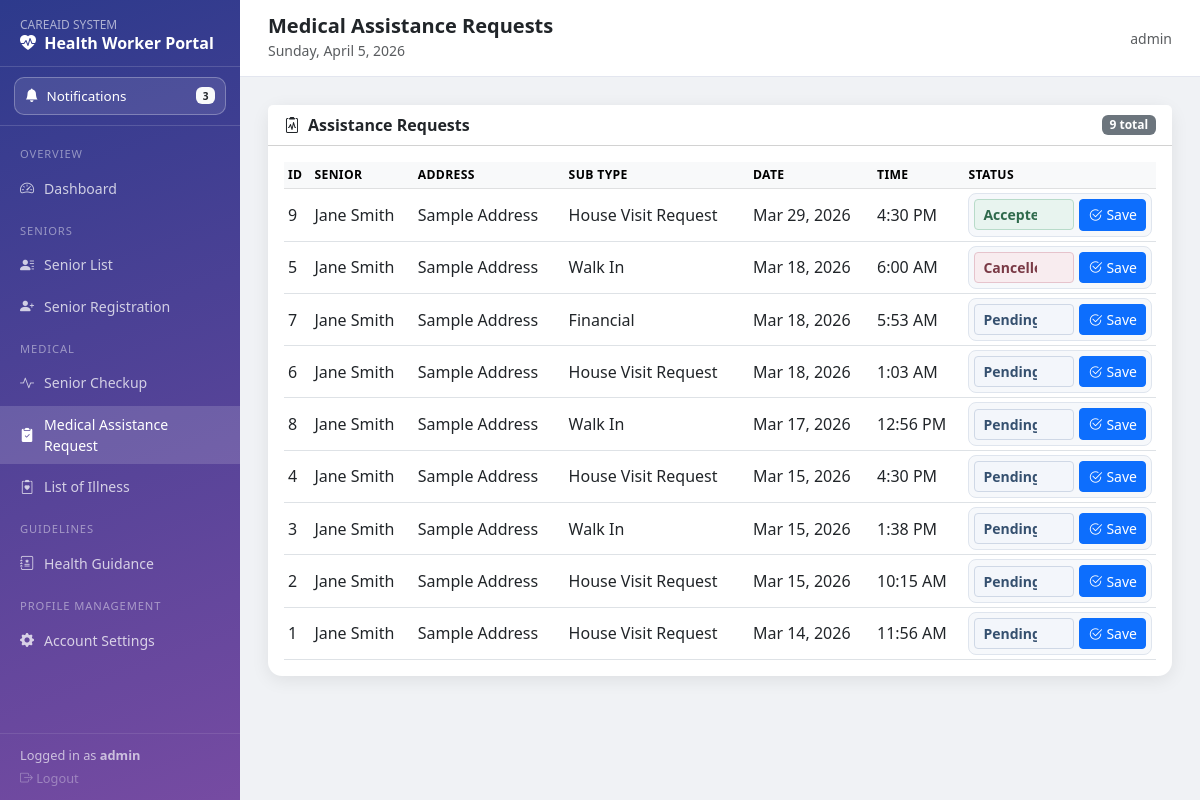
/medical_module/medical_assistance_request.php (signed in), run on the app's committed database.
### tables this page shows
CREATE TABLE `assistance_requests` (
  `request_id` int(11) NOT NULL,
  `senior_id` int(11) NOT NULL,
  `request_type` enum('medical','financial','barangay') NOT NULL,
  `sub_type` varchar(100) DEFAULT NULL,
  `status` enum('pending','accepted','in_progress','completed','cancelled') DEFAULT 'pending',
  `request_date` date NOT NULL,
  `request_time` time NOT NULL
);

CREATE TABLE `senior_profiles` (
  `senior_id` int(11) NOT NULL,
  `account_id` int(11) NOT NULL,
  `first_name` varchar(50) NOT NULL,
  `last_name` varchar(50) NOT NULL,
  `middle_name` varchar(50) DEFAULT NULL,
  `birth_date` date DEFAULT NULL,
  `gender` enum('Male','Female') DEFAULT NULL,
  `address` text DEFAULT NULL,
  `contact_number` varchar(20) DEFAULT NULL,
  `emergency_contact` varchar(100) DEFAULT NULL,
  `profile_path` varchar(255) DEFAULT NULL,
  `created_at` timestamp NOT NULL DEFAULT current_timestamp(),
  `priority_level` tinyint(4) NOT NULL DEFAULT 3 CHECK (`priority_level` between 1 and 5),
  `is_alive` enum('yes','no') NOT NULL DEFAULT 'yes'
);

### medical_module/medical_assistance_request.php (the view, shortened to what this page needs)
<?php
include '../db_config/connection_db.php';
$requests = [];
$request_error = '';
$request_sql = "SELECT ar.request_id, ar.senior_id, ar.request_type, ar.sub_type, ar.status, ar.request_date, ar.request_time,
                       sp.account_id, sp.first_name, sp.last_name, sp.address
                FROM assistance_requests ar
                LEFT JOIN senior_profiles sp_map ON sp_map.senior_id = ar.senior_id
                LEFT JOIN senior_profiles sp ON sp.account_id = sp_map.account_id
                ORDER BY ar.request_date DESC, ar.request_time DESC, ar.request_id DESC";
$request_res = $conn->query($request_sql);
if ($request_res) {
    while ($row = $request_res->fetch_assoc()) {
        $requests[] = $row;
    }
} else {
    $request_error = 'Unable to load assistance requests table.';
}
function status_dropdown(int $request_id, string $current_status): string {
    $normalized = strtolower(trim($current_status));
    $accepted_selected = $normalized === 'accepted' ? ' selected' : '';
    $pending_selected = $normalized === 'pending' ? ' selected' : '';
    $cancelled_selected = $normalized === 'cancelled' ? ' selected' : '';
    $status_class = 'status-select status-pending';
    if ($normalized === 'accepted') {
        $status_class = 'status-select status-accepted';
    } elseif ($normalized === 'cancelled') {
        $status_class = 'status-select status-cancelled';
    }
    return '<form method="post" class="status-form">'
        . '<input type="hidden" name="action" value="update_status">'
        . '<input type="hidden" name="request_id" value="' . $request_id . '">'
        . '<div class="status-stack">'
        . '<select name="status" class="form-select form-select-sm ' . $status_class . '">'
        . '<option value="pending"' . $pending_selected . '>Pending</option>'
        . '<option value="accepted"' . $accepted_selected . '>Accepted</option>'
        . '<option value="cancelled"' . $cancelled_selected . '>Cancelled</option>'
        . '</select>'
        . '</div>'
        . '<div class="button-stack">'
        . '<button type="submit" class="btn btn-sm btn-primary status-btn"><i class="bi bi-check2-circle me-1"></i>Save</button>'
        . '</div>'
        . '</form>';
}
?>
<!DOCTYPE html>
<html lang="en">
<head>
<link href="https://cdn.jsdelivr.net/npm/bootstrap@5.3.0/dist/css/bootstrap.min.css" rel="stylesheet">
<link rel="stylesheet" href="https://cdn.jsdelivr.net/npm/bootstrap-icons@1.10.0/font/bootstrap-icons.css">
</head>
<body>
<?php include 'medical_navigation.php'; ?>
<div class="mednav-main main-wrap">
    <div class="topbar">
        <div>
            <h5 class="mb-0 fw-bold">Medical Assistance Requests</h5>
            <small class="text-muted"><?php echo date('l, F j, Y'); ?></small>
        </div>
        <small class="text-muted"><?php echo htmlspecialchars($_SESSION['username'] ?? ''); ?></small>
    </div>
    <div class="content-area">
        <div class="card card-box mb-4">
            <div class="card-header bg-white fw-semibold d-flex justify-content-between align-items-center">
                <span><i class="bi bi-clipboard2-pulse me-2"></i>Assistance Requests</span>
                <span class="badge bg-secondary"><?php echo count($requests); ?> total</span>
            </div>
            <div class="card-body">
                <?php if ($request_error !== ''): ?>
                    <div class="alert alert-danger mb-0"><?php echo htmlspecialchars($request_error); ?></div>
                <?php elseif (count($requests) === 0): ?>
                    <div class="text-muted">No assistance requests found.</div>
                <?php else: ?>
                    <div class="table-responsive">
                        <table class="table table-sm table-hover align-middle mb-0">
                            <thead class="table-light">
                                <tr>
                                    <th>ID</th>
                                    <th>Senior</th>
                                    <th>Address</th>
                                    <th>Sub Type</th>
                                    <th>Date</th>
                                    <th>Time</th>
                                    <th class="status-col">Status</th>
                                </tr>
                            </thead>
                            <tbody>
                                <?php foreach ($requests as $r): ?>
                                    <tr>
                                        <td><?php echo (int)$r['request_id']; ?></td>
                                        <td>
                                            <?php
                                            $name = trim((string)($r['first_name'] ?? '') . ' ' . (string)($r['last_name'] ?? ''));
                                            echo htmlspecialchars($name !== '' ? $name : ('Account #' . (int)($r['account_id'] ?? 0)));
                                            ?>
                                        </td>
                                        <td><?php echo htmlspecialchars((string)($r['address'] ?? '-')); ?></td>
                                        <td><?php echo htmlspecialchars((string)($r['sub_type'] ?? '-')); ?></td>
                                        <td><?php echo htmlspecialchars(date('M j, Y', strtotime((string)$r['request_date']))); ?></td>
                                        <td><?php echo htmlspecialchars(date('g:i A', strtotime((string)$r['request_time']))); ?></td>
                                        <td class="status-cell"><?php echo status_dropdown((int)$r['request_id'], (string)$r['status']); ?></td>
                                    </tr>
                                <?php endforeach; ?>
                            </tbody>
                        </table>
                    </div>
                <?php endif; ?>
            </div>
        </div>
    </div>
</div>
</body>
</html>

### medical_module/medical_assistance_request.php (style rules this page uses)
.main-wrap { min-height: 100vh; background: #f0f2f5; }
.topbar { background: #fff; padding: 14px 28px; border-bottom: 1px solid #e3e6ef; display: flex; align-items: center; justify-content: space-between; }
.content-area { padding: 28px; }
.card-box { border: 0; border-radius: 14px; box-shadow: 0 4px 18px rgba(0,0,0,.08); }
.table thead th { font-size: .76rem; text-transform: uppercase; letter-spacing: .03em; }
.status-col { width: 180px; }
.status-cell { width: 180px; }
.status-form { display: grid; grid-template-columns: 1fr auto; align-items: center; gap: 5px; min-width: 150px; background: #f6f8fb; border: 1px solid #dfe5ee; border-radius: 8px; padding: 5px; }
.status-stack { display: grid; gap: 4px; }
.button-stack { display: flex; gap: 4px; align-items: center; }
.status-select { min-width: 100px; font-weight: 600; }
.status-pending { background: #f3f6fb; border-color: #cfd8e6; color: #35506f; }
.status-accepted { background: #e8f4ef; border-color: #b8dbc9; color: #2f6a4c; }
.status-cancelled { background: #f8ecef; border-color: #e6c3cc; color: #7a3a46; }
.status-btn { white-space: nowrap; align-self: center; padding: .26rem .5rem; }

### medical_module/medical_navigation.php (style rules this page uses)
.mednav-main { margin-left: 240px; }

### data on the page
assistance_requests: request_id "9", senior.last_name "Jane Smith", senior.address "Sample Address", sub_type "House Visit Request", request_date "Mar 29, 2026", request_time "4:30 PM", status "Accepted"
assistance_requests: request_id "5", senior.last_name "Jane Smith", senior.address "Sample Address", sub_type "Walk In", request_date "Mar 18, 2026", request_time "6:00 AM", status "Cancelled"
assistance_requests: request_id "7", senior.last_name "Jane Smith", senior.address "Sample Address", sub_type "Financial", request_date "Mar 18, 2026", request_time "5:53 AM"
assistance_requests: request_id "6", senior.last_name "Jane Smith", senior.address "Sample Address", sub_type "House Visit Request", request_date "Mar 18, 2026", request_time "1:03 AM"
assistance_requests: request_id "8", senior.last_name "Jane Smith", senior.address "Sample Address", sub_type "Walk In", request_date "Mar 17, 2026", request_time "12:56 PM"
assistance_requests: request_id "4", senior.last_name "Jane Smith", senior.address "Sample Address", sub_type "House Visit Request", request_date "Mar 15, 2026", request_time "4:30 PM"
assistance_requests: request_id "3", senior.last_name "Jane Smith", senior.address "Sample Address", sub_type "Walk In", request_date "Mar 15, 2026", request_time "1:38 PM"
assistance_requests: request_id "2", senior.last_name "Jane Smith", senior.address "Sample Address", sub_type "House Visit Request", request_date "Mar 15, 2026", request_time "10:15 AM"
assistance_requests: request_id "1", senior.last_name "Jane Smith", senior.address "Sample Address", sub_type "House Visit Request", request_date "Mar 14, 2026", request_time "11:56 AM"

### other printed values
$mednav_unread_count "3"
$label "Dashboard Senior List Senior Registration Senior Checkup Medical Assistance Request List of Illness Health Guidance Account Settings"
$_SESSION['username'] "admin"
count($requests) "9"
